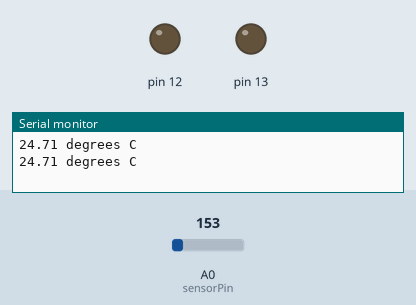
The sketch below on a simulated Arduino Uno, built with avr-gcc and run on an emulated ATmega328P. Parts: output pins drawn as LEDs (lit = HIGH), the last lines printed to the serial monitor. The test bench sets the inputs (shaded band); at power-on: A0 (sensorPin) = 153.

Above: at 1.8 s.
1.9 s: A0 (sensorPin) set to 180
At 4.2 s:
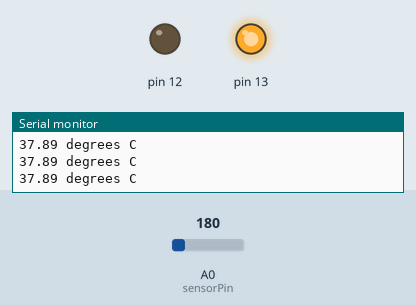
4.5 s: A0 (sensorPin) set to 165
At 6.7 s:
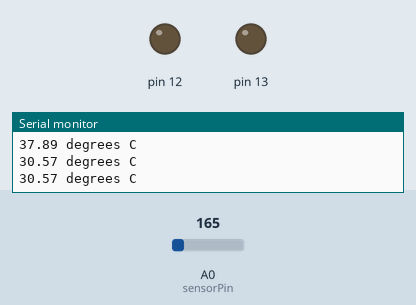
7.5 s: A0 (sensorPin) set to 175
At 10.3 s:
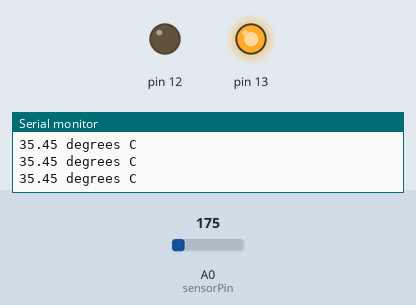
Timing chart, 0 to 11.8 s (numbered marks = the images above; inputs shaded):
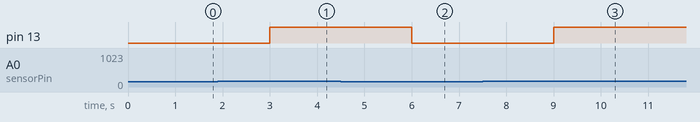

The sketch:

Heat_2.ino
```cpp
int sensorPin = 0; //the analog pin the TMP36's Vout (sense) pin is connected to
                        //the resolution is 10 mV / degree centigrade with a
                        //500 mV offset to allow for negative temperatures

/*
 * setup() - this function runs once when you turn your Arduino on
 * We initialize the serial connection with the computer
 */
void setup()
{
  Serial.begin(9600);  //Start the serial connection with the computer
                       //to view the result open the serial monitor
   pinMode(13, OUTPUT);
   pinMode(12, OUTPUT);
}

void loop()                     // run over and over again
{
 //getting the voltage reading from the temperature sensor
 int reading = analogRead(sensorPin);

 // converting that reading to voltage, for 3.3v arduino use 3.3
 float voltage = reading * 5.0;
 voltage /= 1024.0;

 // print out the voltage
 //Serial.print(voltage); Serial.println(" volts");

 // now print out the temperature
 float temperatureC = (voltage - 0.5) * 100 ;  //converting from 10 mv per degree wit 500 mV offset
                                               //to degrees ((voltage - 500mV) times 100)
 Serial.print(temperatureC); Serial.println(" degrees C");

 delay(1000);                                     //waiting a second
 if(temperatureC > 33)
 {
  digitalWrite(13,HIGH);
 }
 else
 {
  digitalWrite(13, LOW);
 }
}
  /*void loop();
  {
  digitalWrite(13, HIGH); // turn the LED on (HIGH is the voltage level)
  delay(500);
  digitalWrite(13,LOW);
  }
  digitalWrite(12, LOW);
}
else
{
  digitalWrite(13, LOW);
  void loop();
  {
  digitalWrite(12, HIGH); // turn the LED on (HIGH is the voltage level)
  delay(5);
  digitalWrite(12,LOW);
  delay(5);
  }
}*/
```

Measured:
- the behaviour switches between 169 and 170 on A0 (sensorPin) (found by bisection; images 0 and 1)
- after the input at 1.9 s, pin 13: LOW → HIGH after 1.1 s
- after the input at 4.5 s, pin 13: HIGH → LOW after 1.5 s
- after the input at 7.5 s, pin 13: LOW → HIGH after 1.5 s
